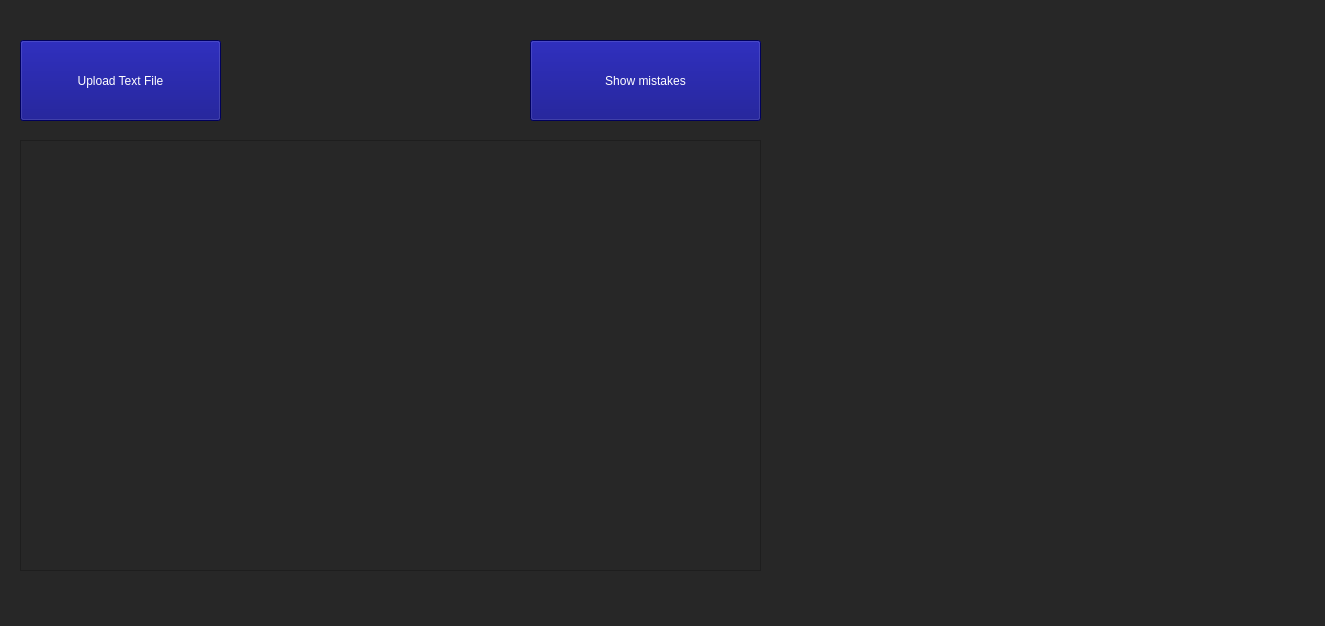
<?xml version="1.0" encoding="UTF-8"?>
<ui version="4.0">
 <class>MainWindow</class>
 <widget class="QMainWindow" name="MainWindow">
  <property name="geometry">
   <rect>
    <x>0</x>
    <y>0</y>
    <width>1325</width>
    <height>626</height>
   </rect>
  </property>
  <property name="windowTitle">
   <string>MainWindow</string>
  </property>
  <property name="styleSheet">
   <string notr="true">background-color: rgb(39, 39, 39);</string>
  </property>
  <widget class="QWidget" name="centralwidget">
   <widget class="QPushButton" name="pushButton">
    <property name="geometry">
     <rect>
      <x>20</x>
      <y>40</y>
      <width>201</width>
      <height>81</height>
     </rect>
    </property>
    <property name="styleSheet">
     <string notr="true">background-color: rgb(0, 0, 127);
font: 13pt &quot;Segoe UI&quot;;

color: white;</string>
    </property>
    <property name="text">
     <string>Upload Text File</string>
    </property>
   </widget>
   <widget class="QTextEdit" name="textEdit">
    <property name="geometry">
     <rect>
      <x>20</x>
      <y>140</y>
      <width>741</width>
      <height>431</height>
     </rect>
    </property>
    <property name="styleSheet">
     <string notr="true">background-color: rgb(39, 39, 39);</string>
    </property>
   </widget>
   <widget class="QPushButton" name="pushButton_2">
    <property name="geometry">
     <rect>
      <x>530</x>
      <y>40</y>
      <width>231</width>
      <height>81</height>
     </rect>
    </property>
    <property name="styleSheet">
     <string notr="true">background-color: rgb(0, 0, 127);
font: 13pt &quot;Segoe UI&quot;;
color: white;
</string>
    </property>
    <property name="text">
     <string>Show mistakes</string>
    </property>
   </widget>
   <widget class="QLabel" name="label">
    <property name="geometry">
     <rect>
      <x>782</x>
      <y>29</y>
      <width>501</width>
      <height>541</height>
     </rect>
    </property>
    <property name="styleSheet">
     <string notr="true">color: white;</string>
    </property>
    <property name="text">
     <string/>
    </property>
   </widget>
  </widget>
  <widget class="QMenuBar" name="menubar">
   <property name="geometry">
    <rect>
     <x>0</x>
     <y>0</y>
     <width>1325</width>
     <height>25</height>
    </rect>
   </property>
  </widget>
  <widget class="QStatusBar" name="statusbar"/>
 </widget>
 <tabstops>
  <tabstop>pushButton_2</tabstop>
  <tabstop>textEdit</tabstop>
  <tabstop>pushButton</tabstop>
 </tabstops>
 <resources/>
 <connections/>
</ui>
